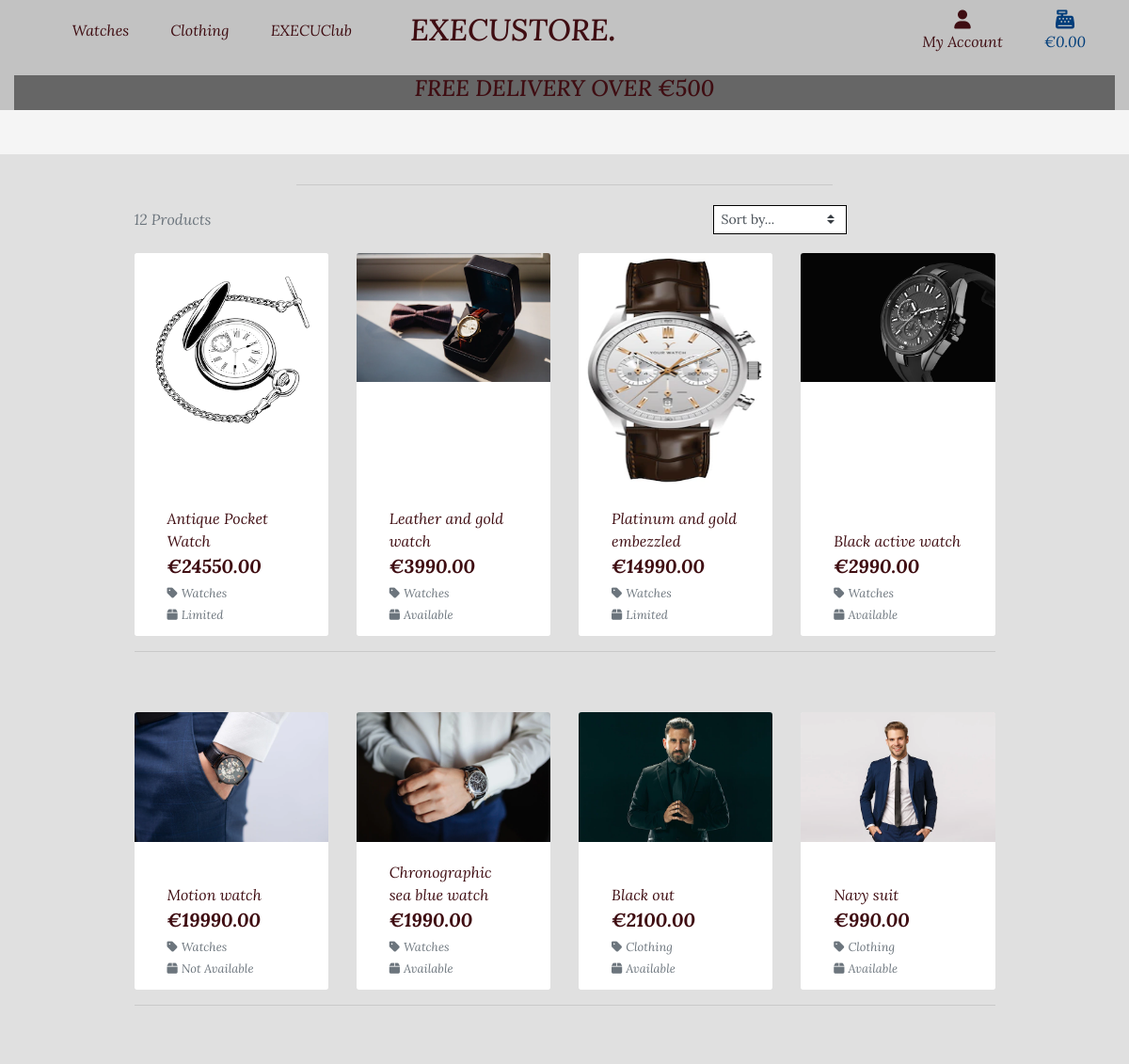
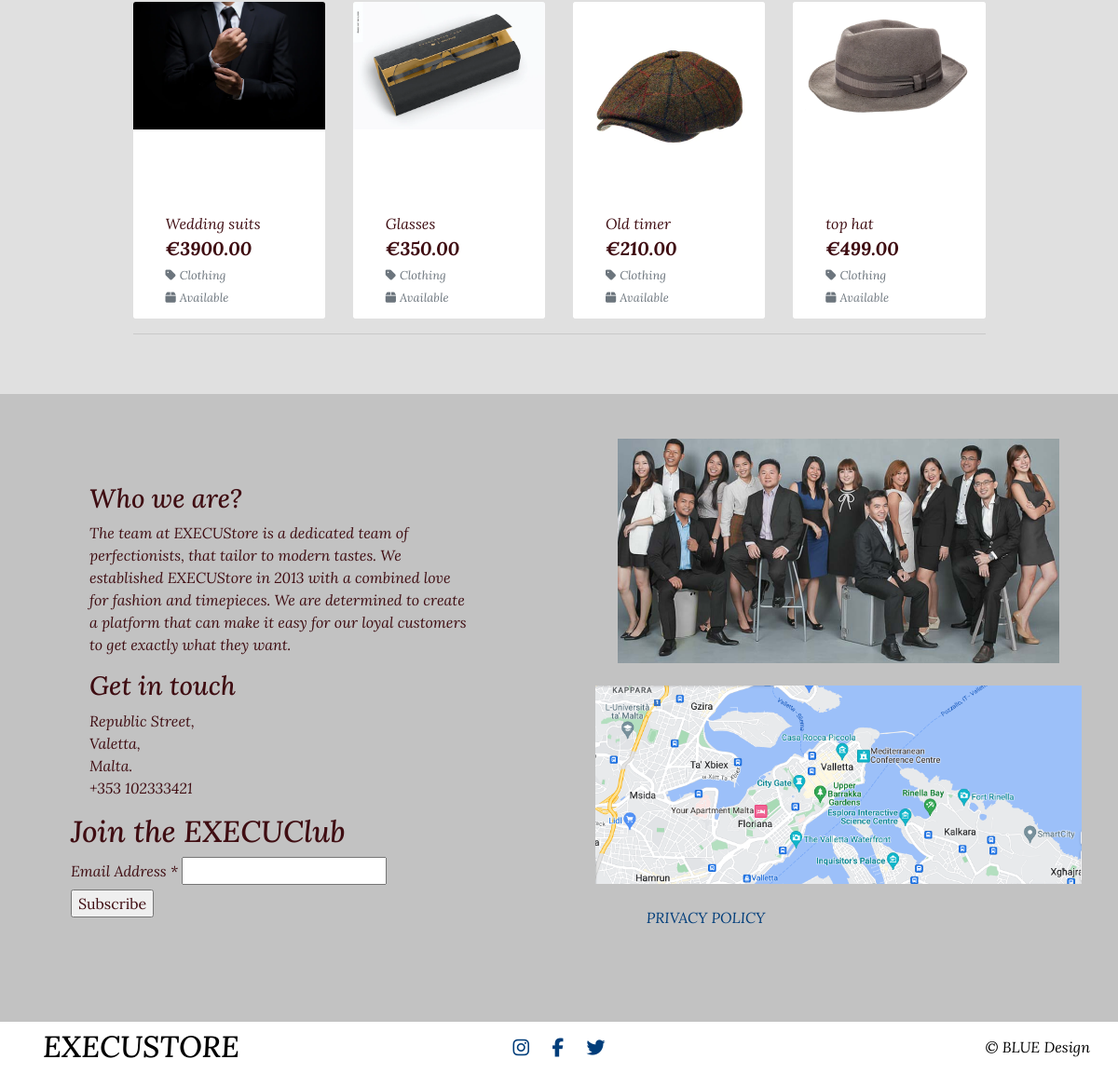
Screenshot of /products/ with the database file from the repository (2 pictures, top to bottom).
### products/models.py (models this page shows, shortened)
class Product(models.Model):
    category = models.ForeignKey('Category', null=True, blank=True,
                                 on_delete=models.SET_NULL)
    name = models.CharField(max_length=255)
    product_id = models.CharField(max_length=254, null=True, blank=True)
    description = models.TextField()
    price = models.DecimalField(max_digits=15, decimal_places=2)
    availability = models.CharField(max_length=255)
    image_url = models.URLField(max_length=1024, null=True, blank=True)
    image = models.ImageField(null=True, blank=True)

class Category(models.Model):
    name = models.CharField(max_length=254)
    friendly_name = models.CharField(max_length=254, null=True, blank=True)

### products/views.py (the view, shortened to what this page needs)
# urls.py: path('', views.all_products, name='products'),
def all_products(request):
    product = Product.objects.all()
    query = None
    categories = None
    sort = None
    direction = None
    current_sorting = f'{sort}_{direction}'
    context = {
        'products': product,
        'current_categories': categories,
        'search_term': query,
        'current_sorting': current_sorting,
    }
    product_page = 'products/products.html'
    return render(request, product_page, context)

### bag/contexts.py (called while the page is built, shortened)
def bag_contents(request):
    bag_items = []
    total = 0
    product_count = 0
    bag = request.session.get('bag', {})
    if total < settings.FREE_DELIVERY_THRESHOLD:
        delivery = total * Decimal(settings.STANDARD_DELIVERY_PERCENTAGE / 100)
        free_delivery_delta = settings.FREE_DELIVERY_THRESHOLD - total
    else:
        delivery = 0
        free_delivery_delta = 0
    grand_total = delivery + total
    context = {
        'bag_items': bag_items,
        'total': total,
        'product_count': product_count,
        'delivery': delivery,
        'free_delivery_delta': free_delivery_delta,
        'free_delivery_threshold': settings.FREE_DELIVERY_THRESHOLD,
        'grand_total': grand_total,
    }
    return context

### products/templates/products/products.html (shortened to what this page needs)
{% extends "base.html" %}
{% load static %}
{% block page_header %}
    <div class="container header-container">
    </div>
{% endblock %}
{% block content %}
    <div class="container-fluid backcolor">
        <div class="row">
            <div class="col text-center mt-3">
                <hr class="w-50 mb-1">
            </div>
        </div>
        <div class="row">
            <div class="product-container col-10 offset-1">
                <div class="row mt-1 mb-2">
                    <div class="col-12 col-md-4 my-auto order-md-last d-flex justify-content-right justify-content-md-end">
                        <div class="sort-select-wrapper w-50">
                            <select id="sort-selector" class="custom-select custom-select-sm rounded-0 border border-{% if current_sorting != 'None_None' %}info{% else %}black{% endif %}">
                                <option value="reset" {% if current_sorting == 'None_None' %}selected{% endif %}>Sort by...</option>
                            </select>
                        </div>
                    </div>
                    <div class="col-12 col-md-6 order-md-first">
                        <p class="text-muted mt-3 text-center text-md-left">
                            {{ products|length }} Products{% if search_term %} found for <strong>"{{ search_term }}"</strong>{% endif %}
                        </p>
                    </div>
                </div>
                <div class="row">
                    {% for product in products %}
                        <div class="col-sm-6 col-md-6 col-lg-4 col-xl-3">
                            <div class="card h-100 border-0">
                                <a href="{% url 'product_detail' product.id %}">
                                    <img class="card-img-top img-fluid size" src="{{ product.image.url }}" alt="{{ product.name }}">
                                </a>
                                <div class="card-body pb-0">
                                </div>
                                <div class="card-footer bg-white pt-0 border-0 text-left">
                                    <div class="row">
                                        <div class="col">
                                            <p class="mb-0">{{ product.name }}</p>
                                            <p class="lead mb-0 text-left font-weight-bold">€{{ product.price }}</p>
                                            {% if product.category %}
                                            <p class="small mt-1 mb-0">
                                                <a class="text-muted" href="{% url 'products' %}?category={{ product.category.name }}">
                                                    <i class="fas fa-light fa-tag mr-1"></i>{{ product.category.friendly_name }}
                                                </a>
                                            </p>
                                            {% endif %}
                                            {% if product.availability %}
                                                <small class="text-muted"><i class="fas fa-light fa-box mr-1"></i>{{ product.availability }}</small>
                                            {% else %}
                                                <small class="text-muted">Contact For Availability</small>
                                            {% endif %}
                                        </div>
                                    </div>
                                </div>
                            </div>
                        </div>
                        {% if forloop.counter|divisibleby:4 %}
                            <div class="col-12 d-none d-xl-block mb-5">
                                <hr>
                            </div>
                        {% endif %}
                {% endfor %}
            </div>
        </div>
        </div>
    </div>
{% endblock %}

### static/css/base.css (style rules this page uses)
html { height: 100%; }
body { background: url('/media/homepage-image.jpg') no-repeat center center fixed; background-size: cover; color: #3F0D12; font-family: 'Lora'; font-style: italic; box-sizing: border-box; }
.border-black { border: 1px solid black !important; }
@media (min-width: 1200px) { .container { max-width: 80%; } }
@media (min-width: 992px) { .header-container { padding-top: 164px; } }
.size { max-height: 250px; }
.backcolor { background-color: #E0E0E0; }
.row { margin: 0; }

### rows the page displays
Product: image (picture), name "Antique Pocket Watch", price "24550.00", category.friendly_name "Watches", availability "Limited"
Product: image (picture), name "Leather and gold watch", price "3990.00", category.friendly_name "Watches", availability "Available"
Product: image (picture), name "Platinum and gold embezzled", price "14990.00", category.friendly_name "Watches", availability "Limited"
Product: image (picture), name "Black active watch", price "2990.00", category.friendly_name "Watches", availability "Available"
Product: image (picture), name "Motion watch", price "19990.00", category.friendly_name "Watches", availability "Not Available"
Product: image (picture), name "Chronographic sea blue watch", price "1990.00", category.friendly_name "Watches", availability "Available"
Product: image (picture), name "Black out", price "2100.00", category.friendly_name "Clothing", availability "Available"
Product: image (picture), name "Navy suit", price "990.00", category.friendly_name "Clothing", availability "Available"
Product: image (picture), name "Wedding suits", price "3900.00", category.friendly_name "Clothing", availability "Available"
Product: image (picture), name "Glasses", price "350.00", category.friendly_name "Clothing", availability "Available"
Product: image (picture), name "Old timer", price "210.00", category.friendly_name "Clothing", availability "Available"
Product: image (picture), name "top hat", price "499.00", category.friendly_name "Clothing", availability "Available"

### other values shown
{{ free_delivery_threshold }} "500"
{{ products|length }} "12"
